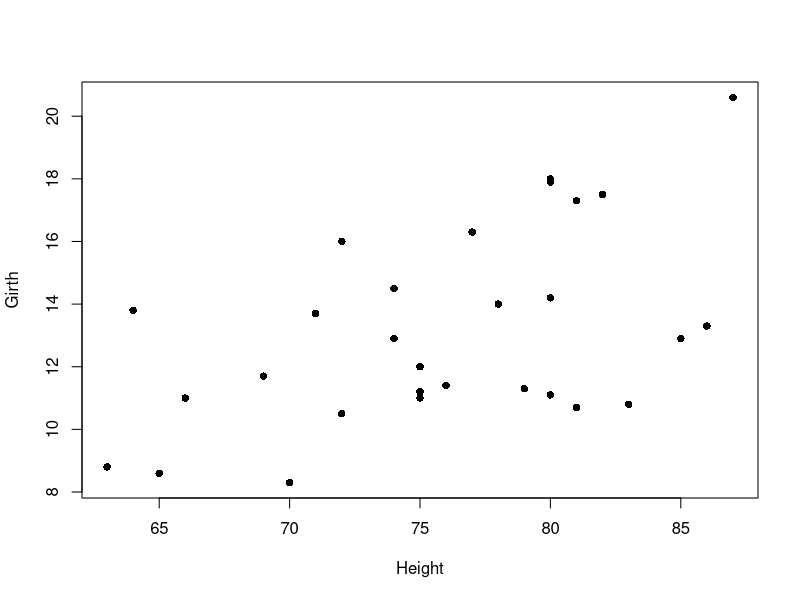
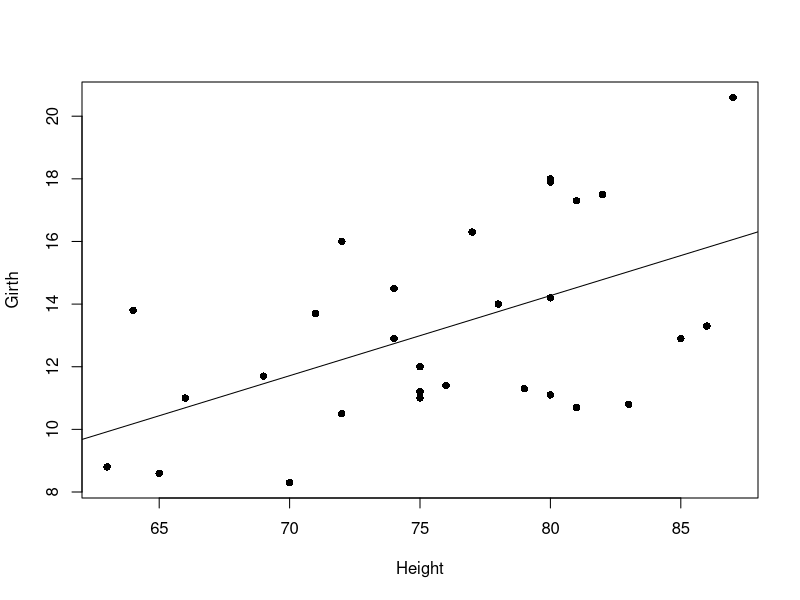

These figures' R source, in order: (Note: this script raises an error after producing the figures.)
# Tutorial script
# Orla Brown, s2201059
# 

# Load packages ----
library(ggplot2)

# Loading data
data(trees)


# Make a plot of points then add prediction intervals 
plot(Girth ~ Height, data = trees, pch = 16)

# testing the correlation between girth and height
model <- lm(Girth ~ Height, data = trees)
summary(model)
coef(model)
plot(Girth ~ Height, data = trees, pch = 16)
abline(model)
model

conf <- confint(model)
conf
library(ggplot2)

# Convert conf_intervals into a data frame
conf_df <- data.frame(
  term = rownames(conf),
  estimate = model$coeff,
  lower = conf[, 1],
  upper = conf[, 2]
)

# Plot using ggplot2
ggplot(model, aes(x = Height, y = Girth)) +
  geom_point() +
geom_ribbon(conf_df, aes( ymin = lower, ymax = upper) )+
  theme_minimal() +
  labs(title = "Confidence Intervals for Model Coefficients",
       x = "Model Coefficients", y = "Confidence Interval")
?geom_line
mean_girth <- mean(trees$Girth)
ggplot(data = trees, aes(x = Girth)) +
  geom_histogram(binwidth = 0.5,
                 fill = "blue", color = "black") +
  geom_vline(xintercept = mean_girth, 
             color = "red", linetype = "dashed") +
  

hist(trees$Girth)

# Fit the linear model
model <- lm(Girth ~ Height, data = trees)

# Get the predicted values and the confidence intervals
new_data <- data.frame(Height = seq(min(trees$Height), max(trees$Height), length.out = 100))
predictions <- predict(model, new_data, interval = "confidence")

# Convert predictions to a data frame
pred_df <- data.frame(
  Height = new_data$Height,
  fit = predictions[, 1],        # Predicted values (fitted line)
  lower = predictions[, 2],      # Lower bound of the confidence interval
  upper = predictions[, 3]       # Upper bound of the confidence interval
)

# Plot the data
library(ggplot2)

ggplot(trees, aes(x = Height, y = Girth)) +
  geom_point(color = "blue") +  # Scatter plot of the original data
  geom_smooth(method = "lm", color = "red", linetype = "dashed", se = FALSE) +  # Fitted regression line
  geom_ribbon(data = pred_df, aes(x = Height, ymin = lower, ymax = upper), 
              fill = "gray80", alpha = 0.5) +  # Confidence interval ribbon
  ggtitle("Girth vs. Height with 95% Confidence Interval") +
  xlab("Height") + ylab("Girth")

ggplot(trees, aes(x = Height, y = Girth)) +
  geom_point(color = "blue") +  # Scatter plot of the original data
  geom_smooth(method = "lm", color = "red", linetype = "dashed", se = FALSE) +  # Fitted regression line
  geom_ribbon(data = pred_df, aes(x = Height, ymin = lower, ymax = upper), 
              fill = "gray80", alpha = 0.5) +  # Confidence interval ribbon
  ggtitle("Girth vs. Height with 95% Confidence Interval") +
  xlab("Height") + ylab("Girth")


ggplot() + 
  # Scatter plot of the original data
  geom_point(data = trees, aes(x = Height, y = Girth), color = "blue") + 
  
  # Fitted regression line (without confidence intervals)
  geom_smooth(data = trees, aes(x = Height, y = Girth), method = "lm", color = "red", linetype = "dashed", se = FALSE) +
  
  # Confidence interval ribbon (using pred_df, which has predictions and their CI)
  geom_ribbon(data = pred_df, aes(x = Height, ymin = lower, ymax = upper), fill = "gray80", alpha = 0.5) + 
  
  ggtitle("Girth vs. Height with 95% Confidence Interval") +
  xlab("Height") + ylab("Girth")
